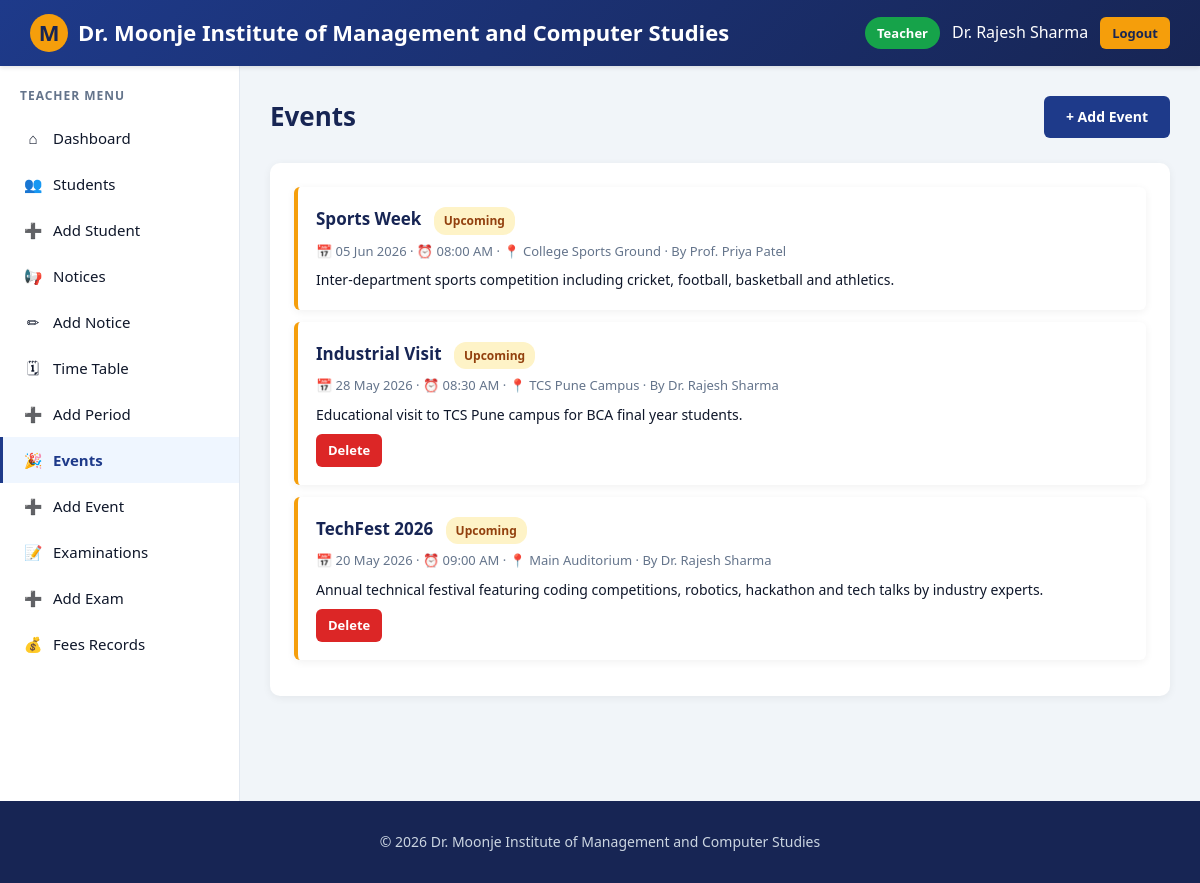
Screenshot of /teacher/events.php (signed in) with the database file from the repository.
### tables this page shows
CREATE TABLE events (
    id INT AUTO_INCREMENT PRIMARY KEY,
    title VARCHAR(200) NOT NULL,
    description TEXT NOT NULL,
    event_date DATE NOT NULL,
    event_time TIME,
    venue VARCHAR(200),
    posted_by INT NOT NULL,
    created_at TIMESTAMP DEFAULT CURRENT_TIMESTAMP,
    FOREIGN KEY (posted_by) REFERENCES teachers(id) ON DELETE CASCADE
);

CREATE TABLE teachers (
    id INT AUTO_INCREMENT PRIMARY KEY,
    employee_id VARCHAR(20) NOT NULL UNIQUE,
    name VARCHAR(100) NOT NULL,
    email VARCHAR(100) NOT NULL UNIQUE,
    phone VARCHAR(15),
    password VARCHAR(255) NOT NULL,
    department VARCHAR(50) NOT NULL,
    designation VARCHAR(50),
    qualification VARCHAR(100),
    created_at TIMESTAMP DEFAULT CURRENT_TIMESTAMP
);

### config/db.php (called while the page is built, shortened)
<?php
function e($value) {
    return htmlspecialchars($value ?? '', ENT_QUOTES, 'UTF-8');
}

### teacher/events.php (the view, shortened to what this page needs)
<?php
require_once '../includes/teacher_header.php';
$res = $conn->query("SELECT e.*, t.name AS teacher_name FROM events e LEFT JOIN teachers t ON e.posted_by=t.id ORDER BY e.event_date DESC");
?>
<div class="page-header">
    <div><h1>Events</h1></div>
    <a href="add_event.php" class="btn">+ Add Event</a>
</div>
<div class="panel">
    <?php if($res->num_rows): while($ev=$res->fetch_assoc()):
        $isUp = strtotime($ev['event_date']) >= strtotime(date('Y-m-d'));
    ?>
        <div class="list-item event">
            <h4><?= e($ev['title']) ?>
                <span class="status <?= $isUp?'pending':'paid' ?>" style="margin-left:8px;"><?= $isUp?'Upcoming':'Past' ?></span>
            </h4>
            <p class="meta">
                📅 <?= date('d M Y', strtotime($ev['event_date'])) ?>
                <?php if(!empty($ev['event_time'])): ?> · ⏰ <?= date('h:i A', strtotime($ev['event_time'])) ?><?php endif; ?>
                · 📍 <?= e($ev['venue']) ?> · By <?= e($ev['teacher_name']) ?>
            </p>
            <p><?= nl2br(e($ev['description'])) ?></p>
            <?php if($ev['posted_by']==$_SESSION['teacher_id']): ?>
                <p style="margin-top:8px;"><a href="?delete=<?= $ev['id'] ?>" class="btn btn-sm btn-danger" onclick="return confirm('Delete?')">Delete</a></p>
            <?php endif; ?>
        </div>
    <?php endwhile; else: ?>
        <p style="color:#64748b;">No events.</p>
    <?php endif; ?>
</div>
<?php require_once '../includes/teacher_footer.php'; ?>

### assets/css/style.css (style rules this page uses)
* { margin:0; padding:0; box-sizing:border-box; }
:root { --primary:#1e3a8a; --primary-dark:#172554; --secondary:#f59e0b; --accent:#0ea5e9; --light:#f8fafc; --dark:#0f172a; --gray:#64748b; --border:#e2e8f0; --success:#16a34a; --danger:#dc2626; --warning:#f59e0b; --card-shadow:0 2px 8px rgba(0,0,0,0.06); }
body { font-family:'Segoe UI', Tahoma, sans-serif; background:#f1f5f9; color:var(--dark); line-height:1.6; min-height:100vh; }
a { text-decoration:none; color:var(--primary); }
.page-header { display:flex; justify-content:space-between; align-items:center; margin-bottom:25px; flex-wrap:wrap; gap:12px; }
.page-header h1 { font-size:26px; color:var(--primary-dark); }
.panel { background:#fff; border-radius:10px; padding:24px; box-shadow:var(--card-shadow); margin-bottom:20px; }
.status { padding:4px 10px; border-radius:12px; font-size:12px; font-weight:600; display:inline-block; }
.status.pending { background:#fef3c7; color:#92400e; }
.btn { display:inline-block; padding:10px 22px; background:var(--primary); color:#fff; border:none; border-radius:6px; cursor:pointer; font-size:14px; font-weight:600; transition:background .2s, transform .1s; text-decoration:none; }
.btn-danger { background:var(--danger); }
.btn-sm { padding:6px 12px; font-size:13px; }
.list-item { padding:18px; background:#fff; border-left:4px solid var(--accent); border-radius:6px; margin-bottom:12px; box-shadow:var(--card-shadow); }
.list-item h4 { color:var(--primary-dark); margin-bottom:6px; font-size:17px; }
.list-item .meta { color:var(--gray); font-size:13px; margin-bottom:8px; }
.list-item p { color:var(--dark); font-size:14px; }
.list-item.event { border-left-color:var(--secondary); }

### rows the page displays
events: title "Sports Week", shows "Upcoming", event_date "05 Jun 2026", event_time "08:00 AM", venue "College Sports Ground", posted_by.name "Prof. Priya Patel", description "Inter-department sports competition including cricket, football, basketball and athletics."
events: title "Industrial Visit", shows "Upcoming", event_date "28 May 2026", event_time "08:30 AM", venue "TCS Pune Campus", posted_by.name "Dr. Rajesh Sharma", description "Educational visit to TCS Pune campus for BCA final year students."
events: title "TechFest 2026", shows "Upcoming", event_date "20 May 2026", event_time "09:00 AM", venue "Main Auditorium", posted_by.name "Dr. Rajesh Sharma", description "Annual technical festival featuring coding competitions, robotics, hackathon and tech talks by industry experts."

### other values shown
$_SESSION['teacher_name'] "Dr. Rajesh Sharma"
